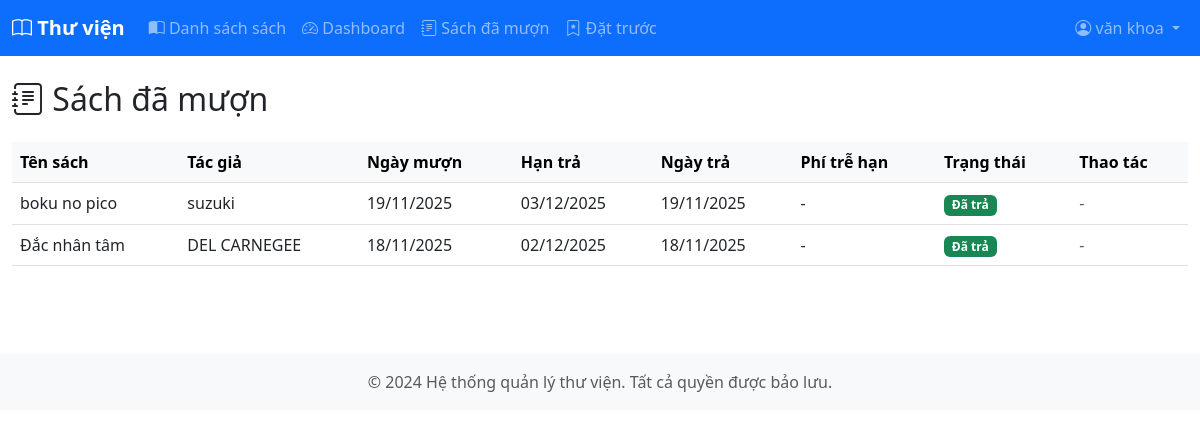
Screenshot of /loans/my-loans (signed in) with the database file from the repository.
### src/models.py (models this page shows, shortened)
class User(UserMixin, db.Model):
    __tablename__ = 'users'
    id = db.Column(db.Integer, primary_key=True)
    email = db.Column(db.String(255), unique=True, nullable=False)
    name = db.Column(db.String(120))
    password_hash = db.Column(db.String(255), nullable=False)
    is_admin = db.Column(db.Boolean, default=False)
    created_at = db.Column(db.DateTime, default=datetime.utcnow)
    borrow_records = db.relationship('BorrowRecord', backref='user', lazy=True)
    reservations = db.relationship('Reservation', backref='user', lazy=True)

class BorrowRecord(db.Model):
    __tablename__ = 'borrow_records'
    id = db.Column(db.Integer, primary_key=True)
    user_id = db.Column(db.Integer, db.ForeignKey('users.id'), nullable=False)
    book_id = db.Column(db.Integer, db.ForeignKey('books.id'), nullable=False)
    borrowed_at = db.Column(db.DateTime, default=datetime.utcnow)
    due_date = db.Column(db.Date, nullable=False)
    returned_at = db.Column(db.DateTime, nullable=True)
    fine_amount = db.Column(db.Float, default=0.0)
    status = db.Column(db.String(50), default='borrowed')  # borrowed, returned, overdue
    def is_overdue(self):
        if self.returned_at:
            return False
        return date.today() > self.due_date

class Book(db.Model):
    __tablename__ = 'books'
    id = db.Column(db.Integer, primary_key=True)
    title = db.Column(db.String(255), nullable=False)
    author = db.Column(db.String(255))
    category = db.Column(db.String(120))
    isbn = db.Column(db.String(50), unique=True, index=True)
    total_copies = db.Column(db.Integer, default=1)
    available_copies = db.Column(db.Integer, default=1)
    image_path = db.Column(db.String(500), nullable=True)  # Đường dẫn hình ảnh
    created_at = db.Column(db.DateTime, default=datetime.utcnow)
    borrow_records = db.relationship('BorrowRecord', backref='book', lazy=True)
    reservations = db.relationship('Reservation', backref='book', lazy=True)

### src/routes/loans.py (the view)
@loans_bp.route('/my-loans')
@login_required
def my_loans():
    borrows = BorrowRecord.query.filter_by(user_id=current_user.id).order_by(
        BorrowRecord.borrowed_at.desc()
    ).all()
    return render_template('loans/my_loans.html', borrows=borrows)

### src/models.py (called while the page is built)
    @login_manager.user_loader
    def load_user(user_id):
        try:
            return db.session.get(User, int(user_id))
        except Exception:
            return None

### src/templates/loans/my_loans.html (shortened to what this page needs)
{% extends 'base.html' %}
{% block content %}
<h2 class="mb-4"><i class="bi bi-journal-text"></i> Sách đã mượn</h2>
{% if borrows %}
  <div class="table-responsive">
    <table class="table table-hover">
      <thead class="table-light">
        <tr>
          <th>Tên sách</th>
          <th>Tác giả</th>
          <th>Ngày mượn</th>
          <th>Hạn trả</th>
          <th>Ngày trả</th>
          <th>Phí trễ hạn</th>
          <th>Trạng thái</th>
          <th>Thao tác</th>
        </tr>
      </thead>
      <tbody>
        {% for borrow in borrows %}
          <tr class="{% if borrow.is_overdue() and not borrow.returned_at %}table-danger{% elif not borrow.returned_at %}table-warning{% endif %}">
            <td>{{ borrow.book.title }}</td>
            <td>{{ borrow.book.author or 'N/A' }}</td>
            <td>{{ borrow.borrowed_at.strftime('%d/%m/%Y') }}</td>
            <td>{{ borrow.due_date.strftime('%d/%m/%Y') }}</td>
            <td>{{ borrow.returned_at.strftime('%d/%m/%Y') if borrow.returned_at else '-' }}</td>
            <td>
              {% if borrow.fine_amount > 0 %}
                <span class="text-danger fw-bold">{{ "{:,.0f}".format(borrow.fine_amount) }} VNĐ</span>
              {% else %}
                -
              {% endif %}
            </td>
            <td>
              {% if borrow.returned_at %}
                <span class="badge bg-success">Đã trả</span>
              {% elif borrow.is_overdue() %}
                <span class="badge bg-danger">Quá hạn</span>
              {% else %}
                <span class="badge bg-warning text-dark">Đang mượn</span>
              {% endif %}
            </td>
            <td>
              {% if not borrow.returned_at %}
                <form method="POST" action="{{ url_for('loans.return_book', borrow_id=borrow.id) }}"
                      onsubmit="return confirm('Bạn có chắc chắn muốn trả sách này?');" class="d-inline">
                  <button type="submit" class="btn btn-sm btn-primary">
                    <i class="bi bi-arrow-return-left"></i> Trả sách
                  </button>
                </form>
              {% else %}
                <span class="text-muted">-</span>
              {% endif %}
            </td>
          </tr>
        {% endfor %}
      </tbody>
    </table>
  </div>
{% else %}
  <div class="alert alert-info">
    <i class="bi bi-info-circle"></i> Bạn chưa mượn sách nào.
    <a href="{{ url_for('books.list_books') }}" class="alert-link">Tìm sách để mượn</a>
  </div>
{% endif %}
{% endblock %}

### src/templates/base.html (shortened to what this page needs)
<!doctype html>
<html lang="vi">
  <head>
    <link href="https://cdn.jsdelivr.net/npm/bootstrap@5.3.0/dist/css/bootstrap.min.css" rel="stylesheet">
    <link rel="stylesheet" href="https://cdn.jsdelivr.net/npm/bootstrap-icons@1.11.0/font/bootstrap-icons.css">
  </head>
  <body>
    <nav class="navbar navbar-expand-lg navbar-dark bg-primary">
      <div class="container-fluid">
        <a class="navbar-brand" href="{{ url_for('index') }}">
          <i class="bi bi-book"></i> Thư viện
        </a>
        <div class="collapse navbar-collapse" id="navbarNav">
          <ul class="navbar-nav me-auto">
            <li class="nav-item">
              <a class="nav-link" href="{{ url_for('books.list_books') }}">
                <i class="bi bi-book-half"></i> Danh sách sách
              </a>
            </li>
            {% if current_user.is_authenticated %}
              <li class="nav-item">
                <a class="nav-link" href="{{ url_for('dashboard.index') }}">
                  <i class="bi bi-speedometer2"></i> Dashboard
                </a>
              </li>
              <li class="nav-item">
                <a class="nav-link" href="{{ url_for('loans.my_loans') }}">
                  <i class="bi bi-journal-text"></i> Sách đã mượn
                </a>
              </li>
              <li class="nav-item">
                <a class="nav-link" href="{{ url_for('reservations.my_reservations') }}">
                  <i class="bi bi-bookmark-star"></i> Đặt trước
                </a>
              </li>
            {% endif %}
          </ul>
          <ul class="navbar-nav">
            {% if current_user.is_authenticated %}
              <li class="nav-item dropdown">
                <a class="nav-link dropdown-toggle" href="#" id="userDropdown" role="button" data-bs-toggle="dropdown">
                  <i class="bi bi-person-circle"></i> {{ current_user.name or current_user.email }}
                </a>
              </li>
            {% endif %}
          </ul>
        </div>
      </div>
    </nav>
    <div class="container-fluid py-4">
      {% block content %}{% endblock %}
    </div>
    <footer class="bg-light text-center py-3 mt-5">
      <div class="container">
        <p class="text-muted mb-0">&copy; 2024 Hệ thống quản lý thư viện. Tất cả quyền được bảo lưu.</p>
      </div>
    </footer>
  </body>
</html>

### src/templates/base.html (style rules this page uses)
.navbar-brand { font-weight: bold; }

### rows the page displays
User: name "văn khoa"
BorrowRecord: book "boku no pico", book "suzuki", borrowed_at "19/11/2025", due_date "03/12/2025", returned_at "19/11/2025", shows "Đã trả"
BorrowRecord: book "Đắc nhân tâm", book "DEL CARNEGEE", borrowed_at "18/11/2025", due_date "02/12/2025", returned_at "18/11/2025", shows "Đã trả"
